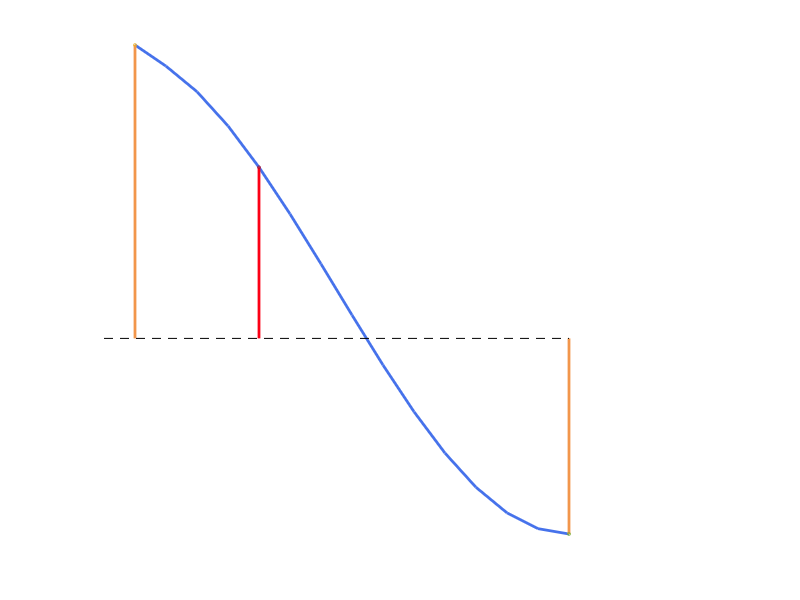
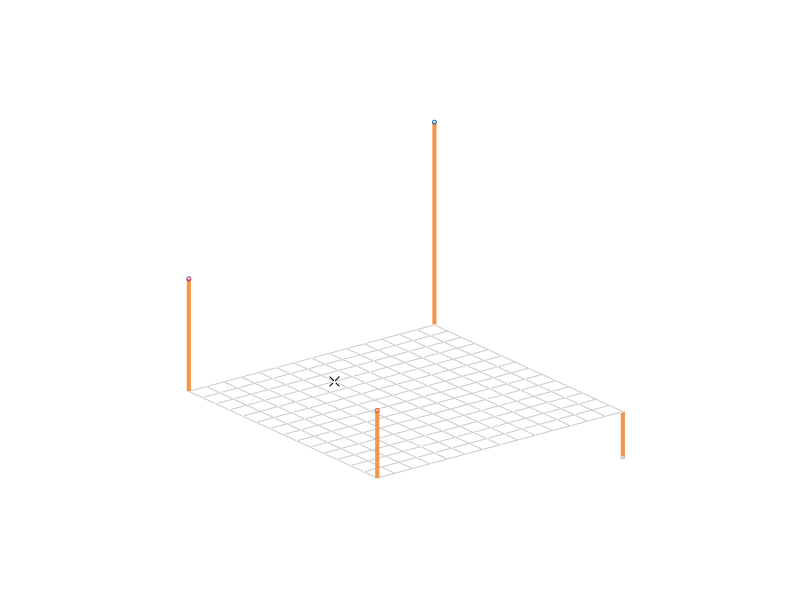
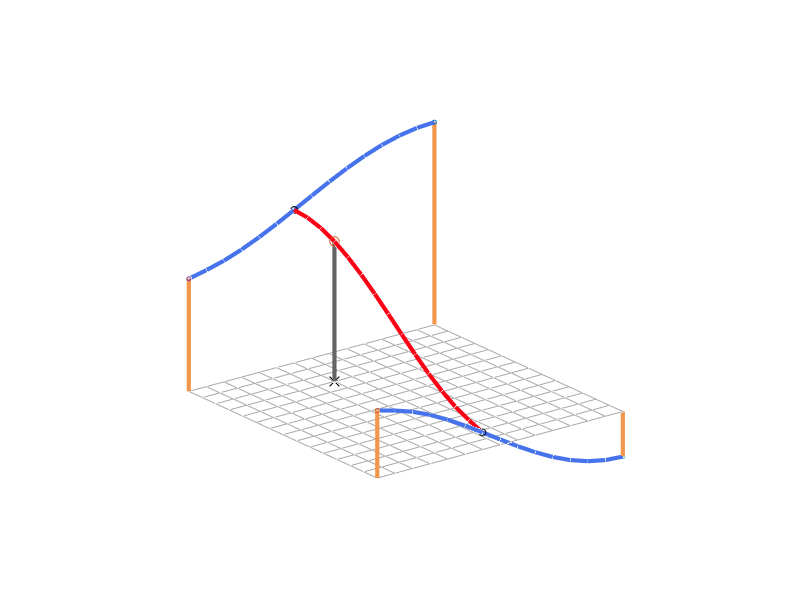

Reproduce these figures in MATLAB, in order.
% 2D bilinear interpolation
% Showing what happens to interpolate a point of 1 lattice
function valueNoise2DInterpolationDemo()
  % Example
  % Lattice has wavelength of num_points
  num_points = 15;

  % Initialize noise matrix
  grid_size = [num_points, num_points];
  noise = zeros(grid_size);
  % Set random heights to lattice corners --- in this case we will hardcode them
  noise(1,1) = 15;
  noise(1,num_points) = 25;
  noise(num_points,1) = -10;
  noise(num_points,num_points) = 45;

  % How do we interpolate the value at position (7, 12), for example ?
  % - We first find the interpolation of coord X the "sides" of the lattice, nx0 and nx1

  poi = [7 12];

  % nx0 - from (1,1) to (num_points,1)
  nx0 = interpCos(poi(1), num_points, noise(1,1), noise(num_points,1));
  % nx1 - from (1,num_points) to (num_points,num_points)
  nx1 = interpCos(poi(1), num_points, noise(1,num_points), noise(num_points,num_points));
  % The result is also interpolated at the Y position
  nx1 = interpCos(poi(2), num_points, nx0, nx1);


  %%%%%%%%%%%%%%%%%%%%%%%%%%%%%%%%%%%%%%%%%%%%%%%%
  %  Visual representation of what we have done

  % We will show the 1D interpolation first
  figure;
  side1D = zeros(1,num_points);
  for i=2:num_points-1
    side1D(i) = interpCos(i, num_points, noise(1,1), noise(num_points,1));
  endfor
  side1D(1) = noise(1,1);
  side1D(num_points) = noise(num_points,1);
  xs = 1:num_points;
  plot(xs, side1D, 'linewidth', 2, 'color','#4672eb'); hold on;
  plot([1 1], [0 side1D(1)], 'linewidth', 2, 'color', '#f2964b' );hold on;
  plot(1, side1D(1), 'o','MarkerSize',2);   hold on;
  plot([num_points num_points], [0 side1D(num_points)], 'linewidth', 2, 'color', '#f2964b' );hold on;
  plot(num_points, side1D(num_points), 'o','MarkerSize',2); hold on;

  poi1 = floor(num_points/3);
  plot([poi1 poi1], [0 side1D(poi1)], 'linewidth', 2, 'color', '#fc0015' );hold on;
  plot(poi1, side1D(poi1), 'o','MarkerSize',2); hold on;
  line ([0 num_points], [0 0], "linestyle", "--", "color", "k");
  axis off; box off;

  % Paint the problem at the beginning
  figure;
  grid = zeros(grid_size);
  % Paint the grid and the lattice point random values
  mesh(grid, "facecolor", "none", "edgecolor", "#c9c9c9");  hold on;
  % Paint the lattice points
  plot3([1 1],[1 1], [0 noise(1,1)], 'linewidth', 3, 'color', '#f2964b');   hold on;
  plot3([1],[1], [noise(1,1)], 'o','MarkerSize',3);   hold on;

  plot3([1 1],[num_points num_points], [0 noise(1,num_points)], 'linewidth', 3, 'color', '#f2964b');  hold on;
  plot3([1],[num_points], [noise(1,num_points)], 'o','MarkerSize',3);   hold on;

  plot3([num_points num_points],[1 1], [0 noise(num_points,1)], 'linewidth', 3 , 'color', '#f2964b');  hold on;
  plot3([num_points], [1], [noise(num_points,1)], 'o','MarkerSize',3);   hold on;

  plot3([num_points num_points],[num_points num_points], [0 noise(num_points,num_points)], 'linewidth', 3 , 'color', '#f2964b');  hold on;
  plot3([num_points], [num_points], [noise(num_points,num_points)], 'o','MarkerSize',3);   hold on;

  % Plot the interest point - the one interpolated
  plot3([poi(1) poi(1)],[poi(2) poi(2)], [0 0], 'linewidth', 3, 'color','#000000');   hold on;
  plot3(poi(1), poi(2), 0, 'x','MarkerSize',7,'color','#000000');   hold on;

   axis off; box off;




  figure;
  grid = zeros(grid_size);

  % Paint the grid and the lattice point random values
  mesh(grid, "facecolor", "none", "edgecolor", "#a9a9a9");  hold on;
  % Paint the lattice points
  plot3([1 1],[1 1], [0 noise(1,1)], 'linewidth', 3, 'color', '#f2964b');   hold on;
  plot3([1],[1], [noise(1,1)], 'o','MarkerSize',3);   hold on;

  plot3([1 1],[num_points num_points], [0 noise(1,num_points)], 'linewidth', 3, 'color', '#f2964b');  hold on;
  plot3([1],[num_points], [noise(1,num_points)], 'o','MarkerSize',3);   hold on;

  plot3([num_points num_points],[1 1], [0 noise(num_points,1)], 'linewidth', 3 , 'color', '#f2964b');  hold on;
  plot3([num_points], [1], [noise(num_points,1)], 'o','MarkerSize',3);   hold on;

  plot3([num_points num_points],[num_points num_points], [0 noise(num_points,num_points)], 'linewidth', 3 , 'color', '#f2964b');  hold on;
  plot3([num_points], [num_points], [noise(num_points,num_points)], 'o','MarkerSize',3);   hold on;

  % Draw the linear interpolation of the first sides
  side = zeros(1,num_points);
  for i=2:num_points-1
    side(i) = interpCos(i, num_points, noise(1,1), noise(num_points,1));
  endfor
  side(1) = noise(1,1);
  side(num_points) = noise(num_points,1);
  xs = 1:num_points;
  ys = ones(1,num_points);
  plot3(xs, ys, side, 'linewidth', 3, 'color','#4672eb'); hold on;

  side2 = zeros(1,num_points);
  for i=2:num_points-1
    side2(i) = interpCos(i, num_points, noise(1,num_points), noise(num_points,num_points));
  endfor
  side2(1) = noise(1,num_points);
  side2(num_points) = noise(num_points,num_points);
  xs = 1:num_points;
  ys = ones(1,num_points) * num_points;
  plot3(xs, ys, side2, 'linewidth', 3, 'color','#4672eb'); hold on;

   % Plot the point of x = poi(1) on the sides (nx0 and nx1)
  plot3(poi(1), [1], side(poi(1)), 'o','MarkerSize',5, 'color', 'k');   hold on;
  plot3(poi(1), [num_points], side2(poi(1)), 'o','MarkerSize',5, 'color', 'k');   hold on;

  % Calc the interpolation between sides
  finalside = zeros(1, num_points);
  for i=2:num_points-1
    finalside(i) = interpCos(i, num_points, side(poi(1)), side2(poi(1)));
  endfor
  finalside(1) = side(poi(1));
  finalside(num_points) = side2(poi(1));
  xs = ones(1,num_points) * poi(1);
  ys = 1:num_points;
  plot3(xs, ys, finalside, 'linewidth', 3, 'color','#fc0015'); hold on;

  % Plot the interest point - the one interpolated
  plot3(poi(1), poi(2), 0, 'x','MarkerSize',7,'color','#000000');   hold on;
  plot3([poi(1) poi(1)],[poi(2) poi(2)], [0 finalside(poi(2))], 'linewidth', 3, 'color','#666460');   hold on;
  plot3(poi(1), poi(2), finalside(poi(2)), 'o','MarkerSize',7);   hold on;

  axis off; box off;
end;


function y = interpCos(x, wavelength, y1, y2)
  position = mod(x, wavelength) / wavelength;
  ft = position * pi;
  f = (1 - cos(ft)) * 0.5;
  y = y1 * (1 - f) + y2 * f;
end;



